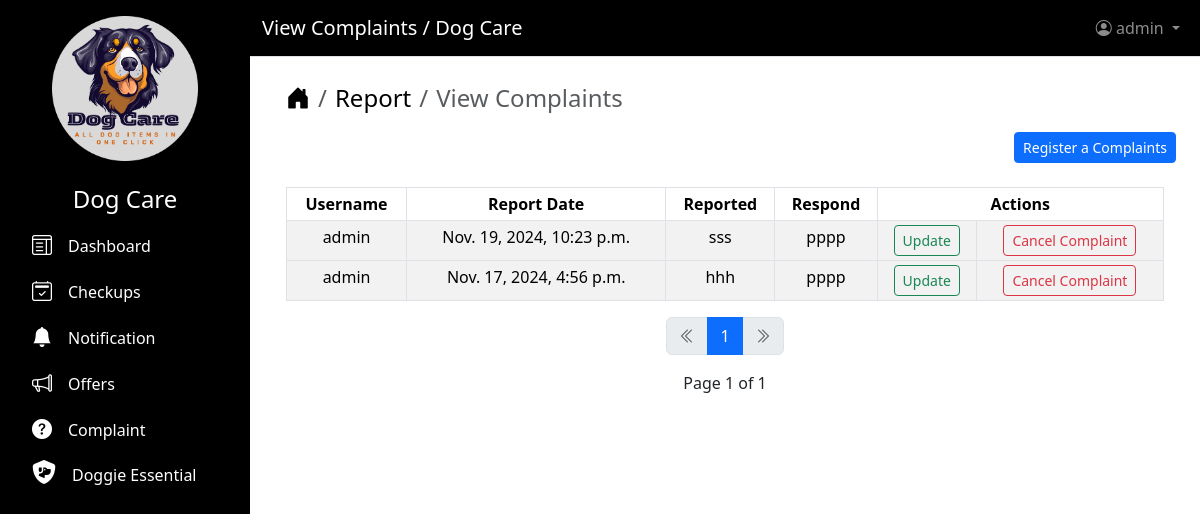
Screenshot of /view/complaints (signed in) with the database file from the repository.
### users/models.py (models this page shows)
class CustomUser(AbstractUser):
    ROLE = (("SHOP OWNER", "SHOP OWNER"),)
    role = models.CharField(max_length=200, choices=ROLE, blank=True)

class Complaints(models.Model):
    username = models.ForeignKey(
        CustomUser, on_delete=models.CASCADE, null=True, blank=True
    )
    reported_date = models.DateTimeField(auto_now=True, editable=False)
    report = models.CharField(max_length=300, null=True, blank=True)
    responds = models.CharField(max_length=300, null=True, blank=True)

### users/views.py (the view)
# urls.py: path("view/complaints", views.ComplaintListView.as_view(), name="view_complaints"),
class ComplaintListView(LoginRequiredMixin, ListView):
    model = Complaints
    template_name = "view_complaints.html"
    context_object_name = "all_bookings"
    paginate_by = 6
    ordering = ["-id"]
    def get_context_data(self, **kwargs):
        context = super().get_context_data(**kwargs)
        context["page_title"] = "View Complaints"
        context["all_bookings"] = Complaints.objects.filter(username=self.request.user)
        return context

### users/templates/view_complaints.html (shortened to what this page needs)
{% extends "base.html" %}
{% block content %}
<div class="container ">
    <nav aria-label="breadcrumb">
        <ol class="breadcrumb fs-4">
            <li class="breadcrumb-item">
                <a href="{% url 'home' %}"><i class="bi bi-house-door-fill text-decoration-none text-black"> </i></a>
            </li>
            <li class="breadcrumb-item">
                <a href="{% url 'add_complaints' %}" class="text-decoration-none text-black">Report</a>
            </li>
            <li class="breadcrumb-item active" aria-label="page">{{ page_title }}</li>
        </ol>
    </nav>
</div>
<div class="d-grid gap-2 d-md-flex justify-content-md-end">
    <a class="btn btn-primary btn-sm" href="{% url 'add_complaints' %}" role="button">Register a Complaints</a>
</div>
{% if all_bookings %}
<div class="container mt-4">
    <table class="table table-striped table-bordered table-hover table-sm">
        <thead>
            <tr class="text-center">
                <th scope="col">Username</th>
                <th scope="col">Report Date</th>
                <th scope="col">Reported</th>
                <th scope="col">Respond</th>
                <th colspan=2>Actions</th>
            </tr>
        </thead>
        <tbody class="table-group divider">
            {% for all_booking in all_bookings %}
            <tr class="text-center">
                <td>{{ all_booking.username }}</td>
                <td>{{ all_booking.reported_date }}</td>
                <td>{{ all_booking.report }}</td>
                <td>{{ all_booking.responds|default_if_none:"No Respond" }}</td>
                <td>
                    <a href="{% url 'update_complaints' all_booking.id %}">
                        <button type="submit" class="btn btn-outline-success btn-sm">Update</button>
                    </a>
                </td>
                <td>
                    <button type="button" class="btn btn-outline-danger btn-sm" data-bs-toggle="modal"
                        data-bs-target="#Modal{{ all_booking.id }}">Cancel Complaint</button>
                </td>
            </tr>
        </tbody>
        {% endfor %}
    </table>
    {% include "pagination.html" %}
    {% else %}
    <div class="alert alert-success text-center mt-2" role="alert">No Complaints registerd at the moment!!</div>
</div>
{% endif %}
{% endblock content %}

### users/templates/base.html (shortened to what this page needs)
<!DOCTYPE html>
<html lang="en">
<head>
  {% load static %}
  <link href="https://cdnjs.cloudflare.com/ajax/libs/font-awesome/6.5.0/css/all.min.css" rel="stylesheet">
  <link rel="stylesheet" href="https://cdn.jsdelivr.net/npm/bootstrap-icons@1.11.3/font/bootstrap-icons.min.css">
  <link rel="stylesheet" href="https://cdnjs.cloudflare.com/ajax/libs/bootstrap/5.3.2/css/bootstrap.min.css" />
</head>
<body>
  <nav class="sidebar text-white p-3">
    <div class="d-grid col-8 mx-auto">
      <img src="{% static 'image/88q.png' %}" alt="Logo" class="img-fluid" height="100" width="160">
    </div>
    <ul class="nav flex-column">
      <li class="nav-item">
        <h4 class="text-center mt-4">Dog Care</h4>
      </li>
      <li class="nav-item">
        <a class="nav-link active text-decoration-none text-white" href="{% url 'dashboard' %}">
          <i class="bi bi-layout-text-window fs-5"></i><span class="ms-3">Dashboard</span>
        </a>
      </li>
      <li class="nav-item">
        <a class="nav-link active text-decoration-none text-white" href="{% url 'booking_appointment' %}">
          <i class="bi bi-calendar2-check fs-5"></i><span class="ms-3">Checkups</span>
        </a>
      </li>
      <li class="nav-item">
        <a class="nav-link active text-decoration-none text-white" href="{% url 'notification' %}">
          <i class="bi bi-bell-fill fs-5"></i><span class="ms-3">Notification</span>
        </a>
      </li>
      <li class="nav-item">
        <a class="nav-link active text-decoration-none text-white" href="{% url 'view_offers' %}">
          <i class="bi bi-megaphone fs-5"></i><span class="ms-3">Offers</span>
        </a>
      </li>
      <li class="nav-item">
        <a class="nav-link active text-decoration-none text-white" href="{% url 'view_complaints' %}">
          <i class="bi bi-question-circle-fill fs-5"></i><span class="ms-3">Complaint</span>
        </a>
      </li>
      <li class="nav-item">
        <a class="nav-link active text-decoration-none text-white" href="{% url 'view_shop' %}">
          <i class="fa-solid fa-shield-dog fs-4"></i><span class="ms-3">Doggie Essential</span>
        </a>
      </li>
    </ul>
  </nav>
  <div class="main-content">
    <nav class="navbar navbar-expand-lg navbar-dark border-bottom" style="background-color: #000000;">
      <div class="container-fluid">
        <a class="navbar-brand text-white" href="#">{{ page_title }} / Dog Care</a>
        <ul class="navbar-nav ms-auto">
          <li class="nav-item dropdown">
            <a class="nav-link dropdown-toggle" href="#" id="navbarDropdown" role="button" data-bs-toggle="dropdown">
              <i class="bi bi-person-circle"></i> {{ user }}
            </a>
          </li>
        </ul>
      </div>
    </nav>
    <div class="content-area p-4">
      {% block content %}
      {% endblock content %}
    </div>
  </div>
</body>
</html>

### users/templates/base.html (style rules this page uses)
body { margin: 0; padding: 0; overflow-x: hidden; }
nav.sidebar { position: fixed; top: 0; left: 0; height: 100vh; width: 250px; background-color: #000000; color: white; z-index: 1000; overflow-y: auto; }
nav.sidebar .nav-link { transition: background-color 0.3s ease, color 0.3s ease; }
.main-content { margin-left: 250px; width: calc(100% - 250px); }
nav.navbar { position: fixed; top: 0; left: 250px; width: calc(100% - 250px); z-index: 1001; }
.content-area { margin-top: 56px; }

### rows the page displays
CustomUser: username "admin"
Complaints: username "admin", reported_date "Nov. 19, 2024, 10:23 p.m.", report "sss", responds "pppp"
Complaints: username "admin", reported_date "Nov. 17, 2024, 4:56 p.m.", report "hhh", responds "pppp"

### other values shown
{{ page_title }} "View Complaints"
{{ i }} "1"
{{ page_obj.number }} "1"
{{ page_obj.paginator.num_pages }} "1"
